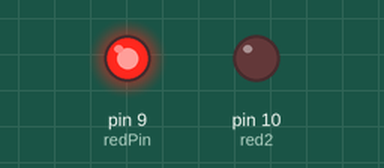
The sketch below on a simulated Arduino Uno, built for the host (arithmetic inside an expression is 32-bit, double 64-bit). Parts: output pins drawn as LEDs (lit = HIGH).

Above: at 0.15 s.
Timing chart, 0 to 0.2 s (numbered marks = the images above):
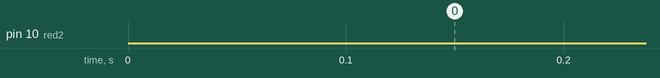

The sketch:

7.AnalogWrite.ino
```cpp
// C++ code
// 2 bulb needed
// help to give volte from 0 - 255 where 0 means 0 volts and 255 means voltes
int redPin = 9;
int red2 = 10;
int Brightness2 = 5;
int Brightness = 255;
void setup()
{
  pinMode(redPin, OUTPUT);
  pinMode(red2, OUTPUT);
}

void loop()
{
  analogWrite(redPin, Brightness);
  analogWrite(red2, Brightness2);

  if (Brightness2 >= 255){
  Brightness2--;
  }
  else{
  Brightness2++;
  }
}
```
